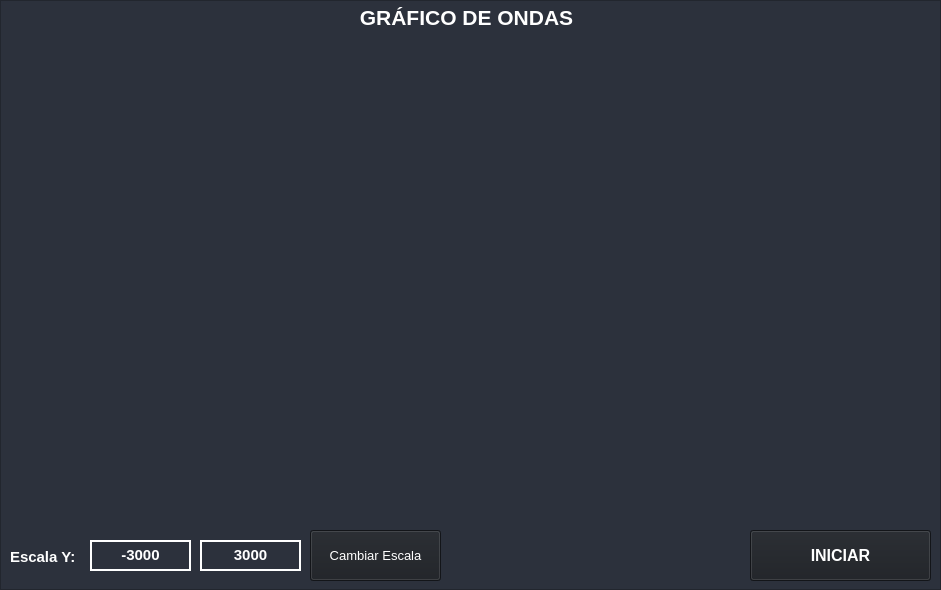
<?xml version="1.0" encoding="UTF-8"?>
<ui version="4.0">
 <class>frameScroll</class>
 <widget class="QFrame" name="frameScroll">
  <property name="geometry">
   <rect>
    <x>0</x>
    <y>0</y>
    <width>941</width>
    <height>590</height>
   </rect>
  </property>
  <property name="windowTitle">
   <string>Frame</string>
  </property>
  <property name="styleSheet">
   <string notr="true">background-color:#2c313c;
</string>
  </property>
  <layout class="QVBoxLayout" name="verticalLayout">
   <property name="spacing">
    <number>0</number>
   </property>
   <property name="leftMargin">
    <number>0</number>
   </property>
   <property name="topMargin">
    <number>0</number>
   </property>
   <property name="rightMargin">
    <number>0</number>
   </property>
   <property name="bottomMargin">
    <number>0</number>
   </property>
   <item>
    <widget class="QFrame" name="framemain">
     <property name="frameShape">
      <enum>QFrame::StyledPanel</enum>
     </property>
     <property name="frameShadow">
      <enum>QFrame::Raised</enum>
     </property>
     <widget class="QLabel" name="label">
      <property name="geometry">
       <rect>
        <x>1</x>
        <y>1</y>
        <width>931</width>
        <height>33</height>
       </rect>
      </property>
      <property name="font">
       <font>
        <pointsize>16</pointsize>
        <weight>75</weight>
        <bold>true</bold>
       </font>
      </property>
      <property name="styleSheet">
       <string notr="true">color: rgb(255, 255, 255);</string>
      </property>
      <property name="text">
       <string>GRÁFICO DE ONDAS</string>
      </property>
      <property name="alignment">
       <set>Qt::AlignCenter</set>
      </property>
     </widget>
     <widget class="QPushButton" name="btnIniciar">
      <property name="geometry">
       <rect>
        <x>750</x>
        <y>530</y>
        <width>181</width>
        <height>51</height>
       </rect>
      </property>
      <property name="font">
       <font>
        <pointsize>12</pointsize>
        <weight>75</weight>
        <bold>true</bold>
       </font>
      </property>
      <property name="styleSheet">
       <string notr="true">background-color: #1b1e23;
color: rgb(255,255,255);</string>
      </property>
      <property name="text">
       <string>INICIAR</string>
      </property>
     </widget>
     <widget class="QTextEdit" name="editMax">
      <property name="geometry">
       <rect>
        <x>200</x>
        <y>540</y>
        <width>101</width>
        <height>31</height>
       </rect>
      </property>
      <property name="font">
       <font>
        <pointsize>11</pointsize>
        <weight>75</weight>
        <bold>true</bold>
       </font>
      </property>
      <property name="acceptDrops">
       <bool>false</bool>
      </property>
      <property name="styleSheet">
       <string notr="true">border: 2px solid #ffffff;</string>
      </property>
      <property name="undoRedoEnabled">
       <bool>true</bool>
      </property>
      <property name="html">
       <string>&lt;!DOCTYPE HTML PUBLIC &quot;-//W3C//DTD HTML 4.0//EN&quot; &quot;http://www.w3.org/TR/REC-html40/strict.dtd&quot;&gt;
&lt;html&gt;&lt;head&gt;&lt;meta name=&quot;qrichtext&quot; content=&quot;1&quot; /&gt;&lt;style type=&quot;text/css&quot;&gt;
p, li { white-space: pre-wrap; }
&lt;/style&gt;&lt;/head&gt;&lt;body style=&quot; font-family:'MS Shell Dlg 2'; font-size:11pt; font-weight:600; font-style:normal;&quot;&gt;
&lt;p align=&quot;center&quot; style=&quot; margin-top:0px; margin-bottom:0px; margin-left:0px; margin-right:0px; -qt-block-indent:0; text-indent:0px;&quot;&gt;&lt;span style=&quot; color:#ffffff;&quot;&gt;3000&lt;/span&gt;&lt;/p&gt;&lt;/body&gt;&lt;/html&gt;</string>
      </property>
     </widget>
     <widget class="QLabel" name="label_6">
      <property name="geometry">
       <rect>
        <x>10</x>
        <y>540</y>
        <width>71</width>
        <height>35</height>
       </rect>
      </property>
      <property name="text">
       <string>&lt;html&gt;&lt;head/&gt;&lt;body&gt;&lt;p&gt;&lt;span style=&quot; font-size:11pt; font-weight:600; color:#ffffff;&quot;&gt;Escala Y:&lt;/span&gt;&lt;/p&gt;&lt;/body&gt;&lt;/html&gt;</string>
      </property>
     </widget>
     <widget class="QTextEdit" name="editMin">
      <property name="geometry">
       <rect>
        <x>90</x>
        <y>540</y>
        <width>101</width>
        <height>31</height>
       </rect>
      </property>
      <property name="font">
       <font>
        <pointsize>11</pointsize>
        <weight>75</weight>
        <bold>true</bold>
       </font>
      </property>
      <property name="acceptDrops">
       <bool>false</bool>
      </property>
      <property name="styleSheet">
       <string notr="true">border: 2px solid #ffffff;</string>
      </property>
      <property name="undoRedoEnabled">
       <bool>true</bool>
      </property>
      <property name="html">
       <string>&lt;!DOCTYPE HTML PUBLIC &quot;-//W3C//DTD HTML 4.0//EN&quot; &quot;http://www.w3.org/TR/REC-html40/strict.dtd&quot;&gt;
&lt;html&gt;&lt;head&gt;&lt;meta name=&quot;qrichtext&quot; content=&quot;1&quot; /&gt;&lt;style type=&quot;text/css&quot;&gt;
p, li { white-space: pre-wrap; }
&lt;/style&gt;&lt;/head&gt;&lt;body style=&quot; font-family:'MS Shell Dlg 2'; font-size:11pt; font-weight:600; font-style:normal;&quot;&gt;
&lt;p align=&quot;center&quot; style=&quot; margin-top:0px; margin-bottom:0px; margin-left:0px; margin-right:0px; -qt-block-indent:0; text-indent:0px;&quot;&gt;&lt;span style=&quot; color:#ffffff;&quot;&gt;-3000&lt;/span&gt;&lt;/p&gt;&lt;/body&gt;&lt;/html&gt;</string>
      </property>
     </widget>
     <widget class="QPushButton" name="btnEscala">
      <property name="geometry">
       <rect>
        <x>310</x>
        <y>530</y>
        <width>131</width>
        <height>51</height>
       </rect>
      </property>
      <property name="font">
       <font>
        <pointsize>10</pointsize>
        <weight>50</weight>
        <bold>false</bold>
       </font>
      </property>
      <property name="styleSheet">
       <string notr="true">background-color: #1b1e23;
color: rgb(255,255,255);</string>
      </property>
      <property name="text">
       <string>Cambiar Escala</string>
      </property>
     </widget>
    </widget>
   </item>
  </layout>
 </widget>
 <resources/>
 <connections/>
</ui>
